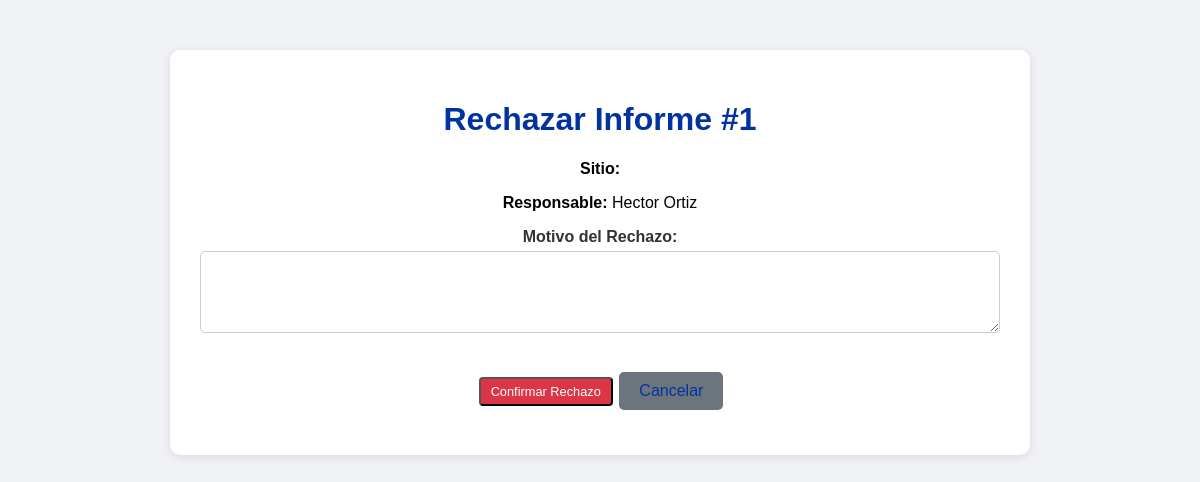
The page /rechazar_informe/1 (signed in) on the database as committed earlier.
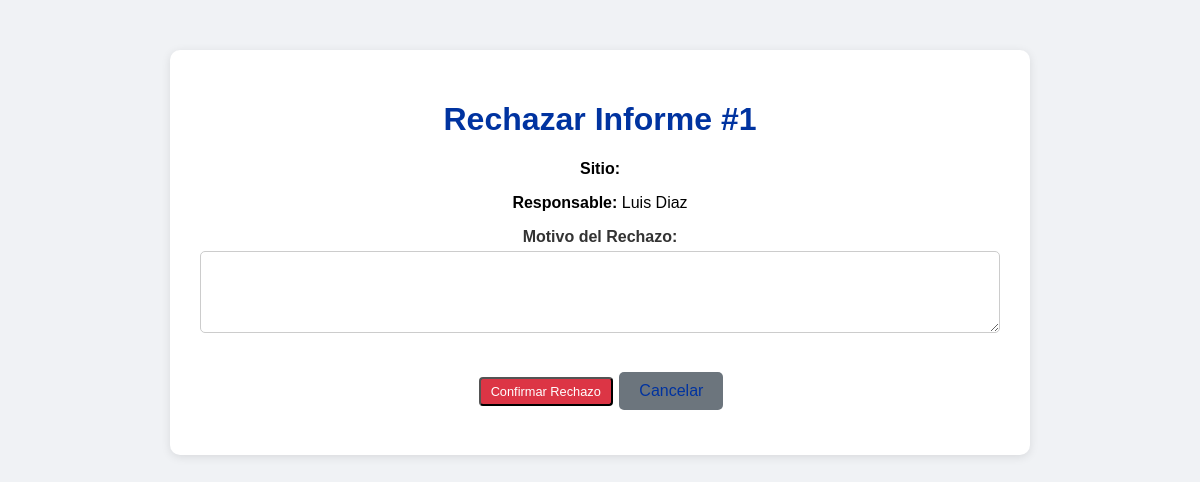
The same page on the database as committed later.
### app.py (models this page shows, shortened)
class InspeccionCOW(db.Model):
    id = db.Column(db.Integer, primary_key=True)
    usuario_id = db.Column(db.Integer, db.ForeignKey('usuario.id'), nullable=False)
    sitio_id = db.Column(db.Integer, db.ForeignKey('sitio.id'), nullable=True)
    fecha = db.Column(db.String(20), nullable=False)
    dia_turno = db.Column(db.Integer, nullable=False)
    responsable = db.Column(db.String(50), nullable=False)
    horometro = db.Column(db.Integer, nullable=False)
    hora_inicio = db.Column(db.String(10), nullable=False)
    hora_termino = db.Column(db.String(10), nullable=False)
    horas_funcionamiento = db.Column(db.Integer, nullable=True)
    cantidad_arranques = db.Column(db.Integer, nullable=True)
    nivel_aceite = db.Column(db.String(10), nullable=True)
    nivel_combustible = db.Column(db.String(10), nullable=True)
    nivel_refrigerante = db.Column(db.String(10), nullable=True)
    proxima_mantencion = db.Column(db.Integer, nullable=True)
    estado_ge_principal = db.Column(db.String(10), nullable=True)
    uso_ge_auxiliar = db.Column(db.String(5), nullable=True)
    limpieza_ge_interior = db.Column(db.String(5), nullable=True)
    limpieza_radiador = db.Column(db.String(5), nullable=True)
    sistema_combustible = db.Column(db.String(5), nullable=True)
    arranque_automatico = db.Column(db.String(5), nullable=True)
    limpieza_interior = db.Column(db.String(5), nullable=True)
    limpieza_exterior = db.Column(db.String(5), nullable=True)
    cable_5p_4p = db.Column(db.String(5), nullable=True)
    adaptador_ge_aux = db.Column(db.String(5), nullable=True)
    limpieza_rack_energia = db.Column(db.String(5), nullable=True)
    estado_planta_vertiv = db.Column(db.String(5), nullable=True)
    rectificador_n1 = db.Column(db.String(5), nullable=True)
    rectificador_n2 = db.Column(db.String(5), nullable=True)
    rectificador_n3 = db.Column(db.String(5), nullable=True)
    estado_air_scale = db.Column(db.String(5), nullable=True)
    estado_alarmas = db.Column(db.String(5), nullable=True)
    estado_7250_ixr = db.Column(db.String(5), nullable=True)
    estado_fpfh = db.Column(db.String(5), nullable=True)
    conversor_solar_n1 = db.Column(db.String(5), nullable=True)
    conversor_solar_n2 = db.Column(db.String(5), nullable=True)
    limpieza_rack_baterias = db.Column(db.String(5), nullable=True)
    estado_baterias = db.Column(db.String(5), nullable=True)
    estado_inversor = db.Column(db.String(5), nullable=True)
    estado_ventiladores = db.Column(db.String(5), nullable=True)
    limpieza_rack_telecom = db.Column(db.String(5), nullable=True)
    limpieza_paneles = db.Column(db.String(5), nullable=True)
    estructura_paneles = db.Column(db.String(5), nullable=True)
    cantidad_cunas = db.Column(db.String(10), nullable=True)
    checkpoints = db.Column(db.String(5), nullable=True)
    presion_neumaticos = db.Column(db.String(5), nullable=True)
    estado_torre = db.Column(db.String(5), nullable=True)
    estado_piolas_viento = db.Column(db.String(5), nullable=True)
    nivelacion_carro = db.Column(db.String(5), nullable=True)
    gatas_posicionamiento = db.Column(db.String(5), nullable=True)
    manivelas_izaje = db.Column(db.String(5), nullable=True)
    observaciones_ge = db.Column(db.Text, nullable=True)
    observaciones_rack = db.Column(db.Text, nullable=True)
    observaciones_estructuras = db.Column(db.Text, nullable=True)
    foto_1 = db.Column(db.String(200), nullable=True)
    foto_2 = db.Column(db.String(200), nullable=True)
    foto_3 = db.Column(db.String(200), nullable=True)
    foto_rack_1 = db.Column(db.String(200), nullable=True)
    foto_rack_2 = db.Column(db.String(200), nullable=True)
    foto_rack_3 = db.Column(db.String(200), nullable=True)
    foto_estructuras_1 = db.Column(db.String(200), nullable=True)
    foto_estructuras_2 = db.Column(db.String(200), nullable=True)
    foto_estructuras_3 = db.Column(db.String(200), nullable=True)
    foto_levantamiento_1 = db.Column(db.String(200), nullable=True)
    foto_levantamiento_2 = db.Column(db.String(200), nullable=True)
    foto_levantamiento_3 = db.Column(db.String(200), nullable=True)
    foto_levantamiento_4 = db.Column(db.String(200), nullable=True)
    foto_levantamiento_5 = db.Column(db.String(200), nullable=True)
    foto_levantamiento_6 = db.Column(db.String(200), nullable=True)
    foto_levantamiento_7 = db.Column(db.String(200), nullable=True)
    foto_levantamiento_8 = db.Column(db.String(200), nullable=True)
    foto_levantamiento_9 = db.Column(db.String(200), nullable=True)
    foto_levantamiento_10 = db.Column(db.String(200), nullable=True)
    foto_levantamiento_11 = db.Column(db.String(200), nullable=True)
    foto_levantamiento_12 = db.Column(db.String(200), nullable=True)
    foto_levantamiento_13 = db.Column(db.String(200), nullable=True)
    foto_levantamiento_14 = db.Column(db.String(200), nullable=True)
    foto_levantamiento_15 = db.Column(db.String(200), nullable=True)
    foto_levantamiento_16 = db.Column(db.String(200), nullable=True)
    foto_levantamiento_17 = db.Column(db.String(200), nullable=True)
    foto_levantamiento_18 = db.Column(db.String(200), nullable=True)
    foto_levantamiento_19 = db.Column(db.String(200), nullable=True)
    foto_levantamiento_20 = db.Column(db.String(200), nullable=True)
    foto_levantamiento_21 = db.Column(db.String(200), nullable=True)
    foto_levantamiento_22 = db.Column(db.String(200), nullable=True)
    foto_levantamiento_23 = db.Column(db.String(200), nullable=True)
    foto_levantamiento_24 = db.Column(db.String(200), nullable=True)
    foto_levantamiento_25 = db.Column(db.String(200), nullable=True)
    foto_levantamiento_26 = db.Column(db.String(200), nullable=True)
    foto_levantamiento_27 = db.Column(db.String(200), nullable=True)
    foto_levantamiento_28 = db.Column(db.String(200), nullable=True)
    foto_levantamiento_29 = db.Column(db.String(200), nullable=True)
    foto_levantamiento_30 = db.Column(db.String(200), nullable=True)
    foto_levantamiento_31 = db.Column(db.String(200), nullable=True)
    foto_levantamiento_32 = db.Column(db.String(200), nullable=True)
    foto_levantamiento_33 = db.Column(db.String(200), nullable=True)
    foto_mejora_1 = db.Column(db.String(200), nullable=True)
    descripcion_mejora_1 = db.Column(db.String(500), nullable=True)
    foto_mejora_2 = db.Column(db.String(200), nullable=True)
    descripcion_mejora_2 = db.Column(db.String(500), nullable=True)
    foto_mejora_3 = db.Column(db.String(200), nullable=True)
    descripcion_mejora_3 = db.Column(db.String(500), nullable=True)
    foto_mejora_4 = db.Column(db.String(200), nullable=True)
    descripcion_mejora_4 = db.Column(db.String(500), nullable=True)
    motivo_rechazo = db.Column(db.String(500), nullable=True)
    estado = db.Column(db.String(20), default='pendiente')  # pendiente, aprobado, rechazado
    fecha_registro = db.Column(db.DateTime, default=datetime.utcnow)
    usuario = db.relationship('Usuario', backref='inspecciones_cow')

### app.py (the view)
@app.route('/rechazar_informe/<int:id>', methods=['GET', 'POST'])
def rechazar_informe(id):
    if 'username' not in session:
        return redirect(url_for('login'))
    tipo = request.args.get('tipo', 'cow')
    usuario_actual = Usuario.query.filter_by(username=session['username']).first()
    if usuario_actual.rol != 'supervisor':
        return "Acceso denegado", 403
    if tipo == 'cow':
        inspeccion = InspeccionCOW.query.get_or_404(id)
    elif tipo == 'ge':
        inspeccion = InspeccionGE.query.get_or_404(id)
    elif tipo == 'desplazamiento':
        inspeccion = DesplazamientoCOW.query.get_or_404(id)
    elif tipo == 'monitoreo':
        inspeccion = MonitoreoNoche.query.get_or_404(id)
    else:
        return "Tipo de informe no válido", 400
    if request.method == 'POST':
        motivo = request.form.get('motivo_rechazo', '')
        inspeccion.estado = 'rechazado'
        inspeccion.motivo_rechazo = motivo
        db.session.commit()
        return redirect(url_for('ver_informes'))
    return render_template('rechazar_informe.html', inspeccion=inspeccion)

### templates/rechazar_informe.html (shortened to what this page needs)
<!DOCTYPE html>
<html lang="es">
<head>
    <link rel="stylesheet" href="{{ url_for('static', filename='style.css') }}">
</head>
<body>
    <div class="container">
        <h1>Rechazar Informe #{{ inspeccion.id }}</h1>
        <p><strong>Sitio:</strong> {{ inspeccion.nombre_sitio }}</p>
        <p><strong>Responsable:</strong> {{ inspeccion.responsable }}</p>
        <form method="POST">
            <div class="form-group">
                <label for="motivo_rechazo">Motivo del Rechazo:</label>
                <textarea name="motivo_rechazo" id="motivo_rechazo" class="form-control" rows="4" required></textarea>
            </div>
            <div class="form-group">
                <button type="submit" class="btn-rechazar">Confirmar Rechazo</button>
                <a href="{{ url_for('ver_informes') }}" class="btn-volver">Cancelar</a>
            </div>
        </form>
    </div>
</body>
</html>

### static/style.css (style rules this page uses)
body { font-family: Arial, sans-serif; background-color: #f0f2f5; margin: 0; padding: 0; }
.container { max-width: 800px; margin: 50px auto; background-color: white; padding: 30px; border-radius: 10px; box-shadow: 0 2px 10px rgba(0,0,0,0.1); text-align: center; }
.container h1 { color: #0033a0; }
.container a { display: inline-block; margin-top: 20px; color: #0033a0; text-decoration: none; }
.form-group { margin-bottom: 15px; }
.form-group label { display: block; margin-bottom: 5px; font-weight: bold; color: #333; }
.form-control { width: 100%; padding: 10px; border: 1px solid #ccc; border-radius: 5px; box-sizing: border-box; }
.btn-ver, .btn-aprobar, .btn-rechazar { padding: 5px 10px; border-radius: 4px; text-decoration: none; font-size: 0.8em; margin: 0 2px; }
.btn-rechazar { background-color: #dc3545; color: white; }
.btn-volver { background-color: #6c757d; color: white; padding: 10px 20px; border-radius: 5px; text-decoration: none; }

Rows that differ between the two databases and show on the page:
changed InspeccionCOW id 1: responsable "Hector Ortiz" → "Luis Diaz"
